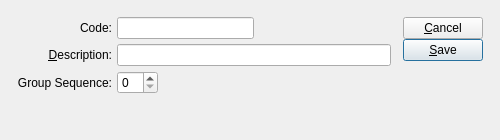
<ui version="4.0" >
 <comment>This file is part of the xTuple ERP: PostBooks Edition, a free and
open source Enterprise Resource Planning software suite,
Copyright (c) 1999-2011 by OpenMFG LLC, d/b/a xTuple.
It is licensed to you under the Common Public Attribution License
version 1.0, the full text of which (including xTuple-specific Exhibits)
is available at www.xtuple.com/CPAL.  By using this software, you agree
to be bound by its terms.</comment>
 <class>taxClass</class>
 <widget class="QDialog" name="taxClass" >
  <property name="geometry" >
   <rect>
    <x>0</x>
    <y>0</y>
    <width>500</width>
    <height>140</height>
   </rect>
  </property>
  <property name="windowTitle" >
   <string>Tax Class</string>
  </property>
  <layout class="QGridLayout" name="gridLayout_3" >
   <item row="0" column="0" >
    <layout class="QGridLayout" name="gridLayout_2" >
     <property name="margin" >
      <number>12</number>
     </property>
     <property name="spacing" >
      <number>12</number>
     </property>
     <item row="0" column="0" >
      <layout class="QVBoxLayout" name="verticalLayout" >
       <item>
        <layout class="QGridLayout" name="gridLayout" >
         <item row="0" column="0" >
          <widget class="QLabel" name="_taxClassLit" >
           <property name="text" >
            <string>Code:</string>
           </property>
           <property name="alignment" >
            <set>Qt::AlignRight|Qt::AlignTrailing|Qt::AlignVCenter</set>
           </property>
           <property name="buddy" >
            <cstring>_taxClass</cstring>
           </property>
          </widget>
         </item>
         <item row="0" column="1" >
          <layout class="QHBoxLayout" >
           <property name="spacing" >
            <number>0</number>
           </property>
           <property name="margin" >
            <number>0</number>
           </property>
           <item>
            <widget class="XLineEdit" name="_taxClass" />
           </item>
           <item>
            <spacer name="Spacer29" >
             <property name="orientation" >
              <enum>Qt::Horizontal</enum>
             </property>
             <property name="sizeType" >
              <enum>QSizePolicy::Expanding</enum>
             </property>
             <property name="sizeHint" stdset="0" >
              <size>
               <width>20</width>
               <height>20</height>
              </size>
             </property>
            </spacer>
           </item>
          </layout>
         </item>
         <item row="1" column="0" >
          <widget class="QLabel" name="_descriptionLit" >
           <property name="text" >
            <string>&amp;Description:</string>
           </property>
           <property name="alignment" >
            <set>Qt::AlignRight|Qt::AlignTrailing|Qt::AlignVCenter</set>
           </property>
           <property name="buddy" >
            <cstring>_description</cstring>
           </property>
          </widget>
         </item>
         <item row="1" column="1" >
          <widget class="XLineEdit" name="_description" >
           <property name="sizePolicy" >
            <sizepolicy vsizetype="Fixed" hsizetype="Expanding" >
             <horstretch>0</horstretch>
             <verstretch>0</verstretch>
            </sizepolicy>
           </property>
          </widget>
         </item>
         <item row="2" column="0" >
          <widget class="QLabel" name="_seqLit" >
           <property name="text" >
            <string>Group Sequence:</string>
           </property>
           <property name="alignment" >
            <set>Qt::AlignRight|Qt::AlignTrailing|Qt::AlignVCenter</set>
           </property>
           <property name="buddy" >
            <cstring>_taxClass</cstring>
           </property>
          </widget>
         </item>
         <item row="2" column="1" >
          <layout class="QHBoxLayout" name="horizontalLayout" >
           <item>
            <widget class="XSpinBox" name="_seq" />
           </item>
           <item>
            <spacer name="horizontalSpacer" >
             <property name="orientation" >
              <enum>Qt::Horizontal</enum>
             </property>
             <property name="sizeHint" stdset="0" >
              <size>
               <width>40</width>
               <height>20</height>
              </size>
             </property>
            </spacer>
           </item>
          </layout>
         </item>
        </layout>
       </item>
       <item>
        <spacer name="Spacer287" >
         <property name="orientation" >
          <enum>Qt::Vertical</enum>
         </property>
         <property name="sizeType" >
          <enum>QSizePolicy::Expanding</enum>
         </property>
         <property name="sizeHint" stdset="0" >
          <size>
           <width>188</width>
           <height>9</height>
          </size>
         </property>
        </spacer>
       </item>
      </layout>
     </item>
     <item row="0" column="1" >
      <layout class="QVBoxLayout" >
       <property name="spacing" >
        <number>0</number>
       </property>
       <property name="margin" >
        <number>0</number>
       </property>
       <item>
        <layout class="QVBoxLayout" >
         <property name="spacing" >
          <number>0</number>
         </property>
         <property name="margin" >
          <number>0</number>
         </property>
         <item>
          <widget class="QPushButton" name="_close" >
           <property name="text" >
            <string>&amp;Cancel</string>
           </property>
          </widget>
         </item>
         <item>
          <widget class="QPushButton" name="_save" >
           <property name="text" >
            <string>&amp;Save</string>
           </property>
           <property name="autoDefault" >
            <bool>true</bool>
           </property>
           <property name="default" >
            <bool>true</bool>
           </property>
          </widget>
         </item>
        </layout>
       </item>
       <item>
        <spacer name="Spacer30" >
         <property name="orientation" >
          <enum>Qt::Vertical</enum>
         </property>
         <property name="sizeType" >
          <enum>QSizePolicy::Expanding</enum>
         </property>
         <property name="sizeHint" stdset="0" >
          <size>
           <width>20</width>
           <height>0</height>
          </size>
         </property>
        </spacer>
       </item>
      </layout>
     </item>
    </layout>
   </item>
  </layout>
 </widget>
 <layoutdefault spacing="5" margin="5" />
 <pixmapfunction>qPixmapFromMimeSource</pixmapfunction>
 <customwidgets>
  <customwidget>
   <class>XLineEdit</class>
   <extends>QLineEdit</extends>
   <header>xlineedit.h</header>
   <container>1</container>
  </customwidget>
  <customwidget>
   <class>XSpinBox</class>
   <extends>QSpinBox</extends>
   <header>xspinbox.h</header>
  </customwidget>
 </customwidgets>
 <tabstops>
  <tabstop>_taxClass</tabstop>
  <tabstop>_description</tabstop>
  <tabstop>_seq</tabstop>
  <tabstop>_save</tabstop>
  <tabstop>_close</tabstop>
 </tabstops>
 <includes>
  <include location="global" >parameter.h</include>
 </includes>
 <resources/>
 <connections>
  <connection>
   <sender>_close</sender>
   <signal>clicked()</signal>
   <receiver>taxClass</receiver>
   <slot>reject()</slot>
   <hints>
    <hint type="sourcelabel" >
     <x>20</x>
     <y>20</y>
    </hint>
    <hint type="destinationlabel" >
     <x>20</x>
     <y>20</y>
    </hint>
   </hints>
  </connection>
 </connections>
</ui>
